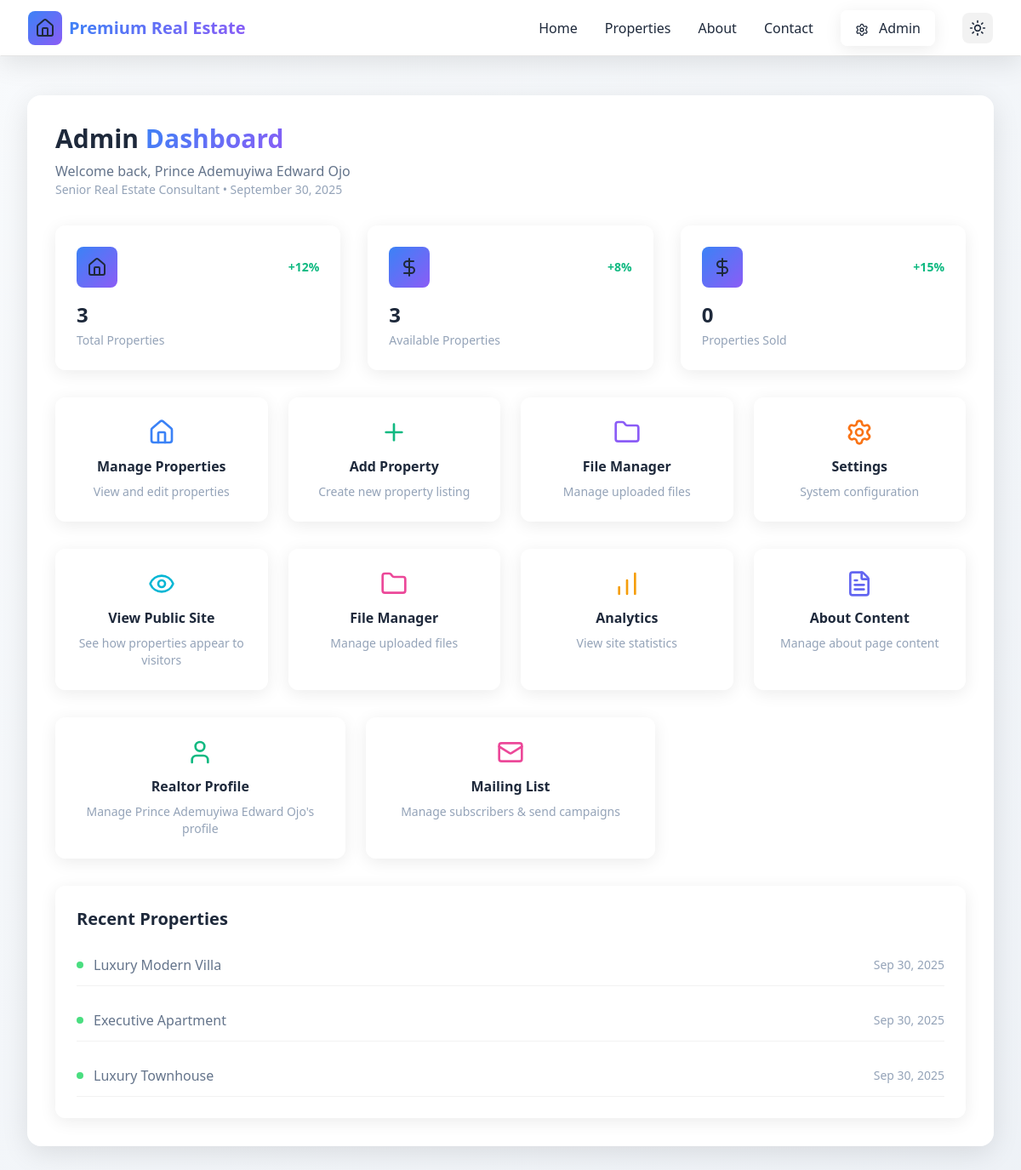
/admin/index.php (signed in), run on the app's committed database.
### tables this page shows
CREATE TABLE IF NOT EXISTS properties (
    id INT AUTO_INCREMENT PRIMARY KEY,
    title VARCHAR(255) NOT NULL,
    description TEXT NOT NULL,
    price DECIMAL(15,2) NOT NULL,
    location VARCHAR(255) NOT NULL,
    bedrooms INT NOT NULL,
    bathrooms INT NOT NULL,
    area DECIMAL(10,2) NOT NULL,
    type ENUM('HOUSE', 'APARTMENT', 'VILLA', 'CONDO', 'TOWNHOUSE', 'LAND', 'COMMERCIAL') NOT NULL,
    status ENUM('AVAILABLE', 'SOLD', 'RENTED', 'PENDING') DEFAULT 'AVAILABLE',
    images JSON,
    features JSON,
    video_url VARCHAR(500) NULL,
    created_at TIMESTAMP DEFAULT CURRENT_TIMESTAMP,
    updated_at TIMESTAMP DEFAULT CURRENT_TIMESTAMP ON UPDATE CURRENT_TIMESTAMP
);

### admin/index.php (the view, shortened to what this page needs)
<?php
include '../includes/header.php';
$database = new Database();
$db = $database->getConnection();
$stats = [];
$stmt = $db->query("SELECT COUNT(*) as total FROM properties");
$stats['total_properties'] = $stmt->fetch(PDO::FETCH_ASSOC)['total'];
$stmt = $db->query("SELECT COUNT(*) as total FROM properties WHERE status = 'AVAILABLE'");
$stats['available_properties'] = $stmt->fetch(PDO::FETCH_ASSOC)['total'];
$stmt = $db->query("SELECT COUNT(*) as total FROM properties WHERE status = 'SOLD'");
$stats['sold_properties'] = $stmt->fetch(PDO::FETCH_ASSOC)['total'];
$stmt = $db->query("SELECT * FROM properties ORDER BY created_at DESC LIMIT 5");
$recent_properties = $stmt->fetchAll(PDO::FETCH_ASSOC);
?>
<div class="min-h-screen bg-gradient-to-br from-slate-900 via-purple-900 to-slate-900 pt-20">
    <div class="max-w-7xl mx-auto px-4 sm:px-6 lg:px-8 py-8">
        <div class="glass rounded-2xl p-8">
            <div class="mb-8">
                <h1 class="text-3xl font-bold text-white mb-2">
                    Admin <span class="gradient-text">Dashboard</span>
                </h1>
                <p class="text-gray-300">Welcome back, Prince Ademuyiwa Edward Ojo</p>
                <p class="text-sm text-gray-400">Senior Real Estate Consultant • <?php echo date('F j, Y'); ?></p>
            </div>
            <div class="grid grid-cols-1 md:grid-cols-3 gap-8 mb-8">
                <div class="glass-card p-6 rounded-xl">
                    <div class="flex items-center justify-between mb-4">
                        <div class="w-12 h-12 bg-gradient-to-r from-blue-500 to-blue-600 rounded-lg flex items-center justify-center">
                            <i data-lucide="home" class="w-6 h-6 text-white"></i>
                        </div>
                        <span class="text-green-400 text-sm font-semibold">+12%</span>
                    </div>
                    <div class="text-2xl font-bold text-white mb-1"><?php echo $stats['total_properties']; ?></div>
                    <div class="text-gray-400 text-sm">Total Properties</div>
                </div>
                <div class="glass-card p-6 rounded-xl">
                    <div class="flex items-center justify-between mb-4">
                        <div class="w-12 h-12 bg-gradient-to-r from-green-500 to-green-600 rounded-lg flex items-center justify-center">
                            <i data-lucide="dollar-sign" class="w-6 h-6 text-white"></i>
                        </div>
                        <span class="text-green-400 text-sm font-semibold">+8%</span>
                    </div>
                    <div class="text-2xl font-bold text-white mb-1"><?php echo $stats['available_properties']; ?></div>
                    <div class="text-gray-400 text-sm">Available Properties</div>
                </div>
                <div class="glass-card p-6 rounded-xl">
                    <div class="flex items-center justify-between mb-4">
                        <div class="w-12 h-12 bg-gradient-to-r from-purple-500 to-purple-600 rounded-lg flex items-center justify-center">
                            <i data-lucide="dollar-sign" class="w-6 h-6 text-white"></i>
                        </div>
                        <span class="text-green-400 text-sm font-semibold">+15%</span>
                    </div>
                    <div class="text-2xl font-bold text-white mb-1"><?php echo $stats['sold_properties']; ?></div>
                    <div class="text-gray-400 text-sm">Properties Sold</div>
                </div>
            </div>
            <div class="grid grid-cols-1 md:grid-cols-2 lg:grid-cols-4 gap-6 mb-8">
                <a href="properties.php" class="glass-card p-6 rounded-xl hover:bg-white/10 transition-all duration-300 text-center">
                    <i data-lucide="home" class="w-8 h-8 text-blue-400 mx-auto mb-3"></i>
                    <h3 class="text-white font-semibold mb-2">Manage Properties</h3>
                    <p class="text-gray-400 text-sm">View and edit properties</p>
                </a>
                <a href="add-property.php" class="glass-card p-6 rounded-xl hover:bg-white/10 transition-all duration-300 text-center">
                    <i data-lucide="plus" class="w-8 h-8 text-green-400 mx-auto mb-3"></i>
                    <h3 class="text-white font-semibold mb-2">Add Property</h3>
                    <p class="text-gray-400 text-sm">Create new property listing</p>
                </a>
                <a href="manage-files.php" class="glass-card p-6 rounded-xl hover:bg-white/10 transition-all duration-300 text-center">
                    <i data-lucide="folder" class="w-8 h-8 text-purple-400 mx-auto mb-3"></i>
                    <h3 class="text-white font-semibold mb-2">File Manager</h3>
                    <p class="text-gray-400 text-sm">Manage uploaded files</p>
                </a>
                <a href="settings.php" class="glass-card p-6 rounded-xl hover:bg-white/10 transition-all duration-300 text-center">
                    <i data-lucide="settings" class="w-8 h-8 text-orange-400 mx-auto mb-3"></i>
                    <h3 class="text-white font-semibold mb-2">Settings</h3>
                    <p class="text-gray-400 text-sm">System configuration</p>
                </a>
            </div>
            <div class="grid grid-cols-1 md:grid-cols-2 lg:grid-cols-4 gap-6 mb-8">
                <a href="../properties.php" class="glass-card p-6 rounded-xl hover:bg-white/10 transition-all duration-300 text-center">
                    <i data-lucide="eye" class="w-8 h-8 text-cyan-400 mx-auto mb-3"></i>
                    <h3 class="text-white font-semibold mb-2">View Public Site</h3>
                    <p class="text-gray-400 text-sm">See how properties appear to visitors</p>
                </a>
                <a href="file-manager.php" class="glass-card p-6 rounded-xl hover:bg-white/10 transition-all duration-300 text-center">
                    <i data-lucide="folder" class="w-8 h-8 text-pink-400 mx-auto mb-3"></i>
                    <h3 class="text-white font-semibold mb-2">File Manager</h3>
                    <p class="text-gray-400 text-sm">Manage uploaded files</p>
                </a>
                <a href="analytics.php" class="glass-card p-6 rounded-xl hover:bg-white/10 transition-all duration-300 text-center">
                    <i data-lucide="bar-chart" class="w-8 h-8 text-yellow-400 mx-auto mb-3"></i>
                    <h3 class="text-white font-semibold mb-2">Analytics</h3>
                    <p class="text-gray-400 text-sm">View site statistics</p>
                </a>
                <a href="about-content.php" class="glass-card p-6 rounded-xl hover:bg-white/10 transition-all duration-300 text-center">
                    <i data-lucide="file-text" class="w-8 h-8 text-indigo-400 mx-auto mb-3"></i>
                    <h3 class="text-white font-semibold mb-2">About Content</h3>
                    <p class="text-gray-400 text-sm">Manage about page content</p>
                </a>
            </div>
            <div class="grid grid-cols-1 md:grid-cols-2 lg:grid-cols-3 gap-6 mb-8">
                <a href="realtor-profile.php" class="glass-card p-6 rounded-xl hover:bg-white/10 transition-all duration-300 text-center">
                    <i data-lucide="user" class="w-8 h-8 text-emerald-400 mx-auto mb-3"></i>
                    <h3 class="text-white font-semibold mb-2">Realtor Profile</h3>
                    <p class="text-gray-400 text-sm">Manage Prince Ademuyiwa Edward Ojo's profile</p>
                </a>
                <a href="mailing-list.php" class="glass-card p-6 rounded-xl hover:bg-white/10 transition-all duration-300 text-center">
                    <i data-lucide="mail" class="w-8 h-8 text-pink-400 mx-auto mb-3"></i>
                    <h3 class="text-white font-semibold mb-2">Mailing List</h3>
                    <p class="text-gray-400 text-sm">Manage subscribers & send campaigns</p>
                </a>
            </div>
            <div class="glass-card p-6 rounded-xl">
                <h3 class="text-xl font-bold text-white mb-4">Recent Properties</h3>
                <div class="space-y-4">
                    <?php foreach($recent_properties as $property): ?>
                    <div class="flex items-center justify-between py-3 border-b border-white/10">
                        <div class="flex items-center">
                            <div class="w-2 h-2 bg-green-400 rounded-full mr-3"></div>
                            <span class="text-gray-300"><?php echo htmlspecialchars($property['title']); ?></span>
                        </div>
                        <span class="text-gray-400 text-sm"><?php echo date('M j, Y', strtotime($property['created_at'])); ?></span>
                    </div>
                    <?php endforeach; ?>
                </div>
            </div>
        </div>
    </div>
</div>
<?php include '../includes/footer.php'; ?>

### includes/header.php (style rules this page uses)
.glass { background: rgba(255, 255, 255, 0.1); backdrop-filter: blur(10px); border: 1px solid rgba(255, 255, 255, 0.2); box-shadow: 0 8px 32px 0 rgba(31, 38, 135, 0.37); }
.light { background: linear-gradient(135deg, #f8fafc 0%, #e2e8f0 100%); }
.light .glass { background: rgba(255, 255, 255, 0.95); backdrop-filter: blur(20px); border: 1px solid rgba(255, 255, 255, 0.3); box-shadow: 0 8px 32px 0 rgba(0, 0, 0, 0.1); }
.light .glass-card { background: rgba(255, 255, 255, 0.9); backdrop-filter: blur(15px); border: 1px solid rgba(255, 255, 255, 0.2); box-shadow: 0 4px 20px 0 rgba(0, 0, 0, 0.08); }
.light .text-white { color: #1e293b !important; }
.light .text-gray-300 { color: #64748b !important; }
.light .text-gray-400 { color: #94a3b8 !important; }
.light .gradient-text { background: linear-gradient(135deg, #3b82f6, #8b5cf6); -webkit-background-clip: text; -webkit-text-fill-color: transparent; background-clip: text; }
.light .text-blue-400 { color: #3b82f6 !important; }
.light .text-green-400 { color: #10b981 !important; }
.light .text-yellow-400 { color: #f59e0b !important; }
.light .text-purple-400 { color: #8b5cf6 !important; }
.light .text-pink-400 { color: #ec4899 !important; }
.light .text-cyan-400 { color: #06b6d4 !important; }
.light .text-orange-400 { color: #f97316 !important; }
.light .text-emerald-400 { color: #10b981 !important; }
.light .text-indigo-400 { color: #6366f1 !important; }
.light .border-white\/10 { border-color: rgba(0, 0, 0, 0.05) !important; }
.light .bg-gradient-to-r { background: linear-gradient(135deg, #3b82f6, #8b5cf6) !important; }
.light .bg-gradient-to-br { background: linear-gradient(135deg, #f8fafc 0%, #e2e8f0 100%) !important; }
.light .from-slate-900 { --tw-gradient-from: #f8fafc !important; }
.light .via-purple-900 { --tw-gradient-via: #e2e8f0 !important; }
.light .to-slate-900 { --tw-gradient-to: #f8fafc !important; }
.glass-card { background: rgba(255, 255, 255, 0.05); backdrop-filter: blur(5px); border: 1px solid rgba(255, 255, 255, 0.1); box-shadow: 0 4px 16px 0 rgba(31, 38, 135, 0.37); }
.gradient-text { background: linear-gradient(to right, #60a5fa, #a78bfa, #f472b6); -webkit-background-clip: text; -webkit-text-fill-color: transparent; background-clip: text; }
body { background: linear-gradient(135deg, #0f172a 0%, #7c3aed 50%, #0f172a 100%); background-attachment: fixed; }

### data on the page
properties: title "Luxury Modern Villa", created_at "Sep 30, 2025"
properties: title "Executive Apartment", created_at "Sep 30, 2025"
properties: title "Luxury Townhouse", created_at "Sep 30, 2025"

### other printed values
$site_settings['site_name'] "Premium Real Estate"
$stats['total_properties'] "3"
$stats['available_properties'] "3"
$stats['sold_properties'] "0"
